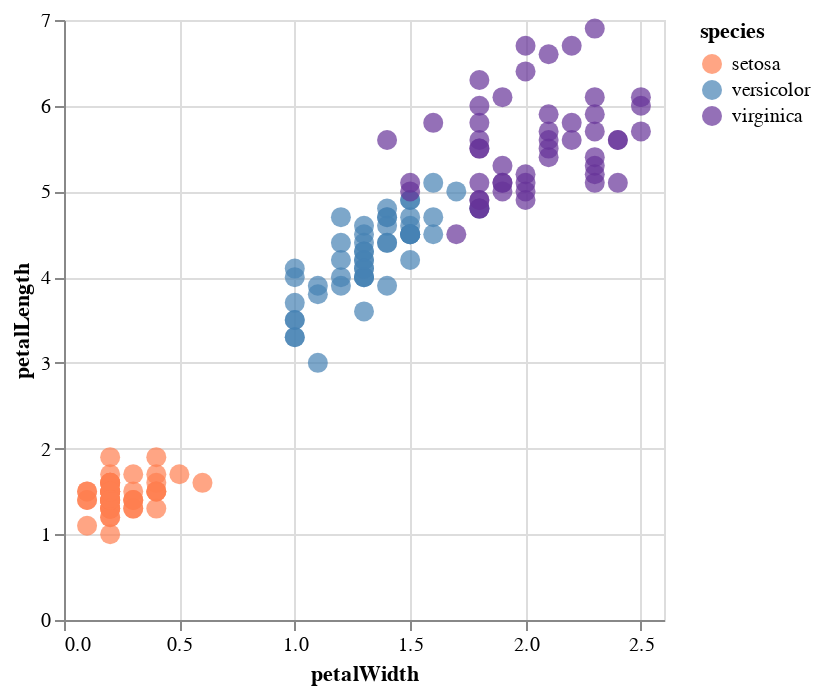

Notebook cell for this chart:
### Markdown cell above
If you don't like any of the premade colormaps,
you could make your own.
It can be really fun to experiment with different colors
and I encourage you do to so.
However,
please keep in mind that the existing colorscales
have had a lot of knowledge and consideration going into them,
so there are good reasons to use them for your final versions of plots
especially for communication purposes,
at least until you have gotten more knowledgeable about these topics yourself.

:::{margin} Factual tidbit
As a reminder that there are many human elements in the creation of the computational tools we use,
I invite you to read up on [the touching and sad backstory of the color "rebeccapurple"](https://medium.com/@valgaze/the-hidden-purple-memorial-in-your-web-browser-7d84813bb416)
:::

Below I use three colors by name,
you can see [all the available names in the first image here](https://stackoverflow.com/a/37232760/2166823).
You can also specify colors directly from hex codes,
these are defines over `#000000` for black ("zero color")
to `#ffffff` for white ("full color")
(example with ggplot below).
This is very useful when trying to replicate a plot that someone else has done,
you can use a color picker tool in gimp, paint, or similar,
to get the exact HTML code from an image,
and then use it in your plot as a string.
If you don't have any software with that functionality installed,
you can use [this online color picker tools](https://stackoverflow.com/a/37232760/2166823).

### Code cell
colors = ['coral', 'steelblue', 'rebeccapurple']
alt.Chart(iris).mark_circle(size=100).encode(
    x='petalWidth',
    y='petalLength',
    color=alt.Color('species').scale(range=colors)
)

### Figure 1 — Vega specification as saved in the notebook (floating-point values rounded to 4 significant figures; data arrays with more than 128 entries replaced by an {"elided": "..."} marker saying what was removed)
{"$schema": "https://vega.github.io/schema/vega/v5.json", "data": [{"name": "source_0", "values": {"elided": "150 records"}}, {"name": "source_0_x_domain_petalWidth", "values": [{"min": 0.1, "max": 2.5}]}, {"name": "source_0_y_domain_petalLength", "values": [{"min": 1.0, "max": 6.9}]}, {"name": "source_0_color_domain_species", "values": [{"species": "setosa"}, {"species": "versicolor"}, {"species": "virginica"}]}], "marks": [{"type": "symbol", "name": "marks", "from": {"data": "source_0"}, "encode": {"update": {"y": {"field": "petalLength", "scale": "y"}, "size": {"value": 100}, "shape": {"value": "circle"}, "fill": {"field": "species", "scale": "color"}, "opacity": {"value": 0.7}, "x": {"field": "petalWidth", "scale": "x"}}}, "style": ["circle"]}], "scales": [{"name": "x", "type": "linear", "domain": [{"signal": "(data(\"source_0_x_domain_petalWidth\")[0] || {}).min"}, {"signal": "(data(\"source_0_x_domain_petalWidth\")[0] || {}).max"}], "range": [0, {"signal": "width"}], "zero": true, "nice": true}, {"name": "y", "type": "linear", "domain": [{"signal": "(data(\"source_0_y_domain_petalLength\")[0] || {}).min"}, {"signal": "(data(\"source_0_y_domain_petalLength\")[0] || {}).max"}], "range": [{"signal": "height"}, 0], "zero": true, "nice": true}, {"name": "color", "type": "ordinal", "domain": {"data": "source_0_color_domain_species", "field": "species", "sort": true}, "range": ["coral", "steelblue", "rebeccapurple"]}], "axes": [{"scale": "x", "tickCount": {"signal": "ceil(width/40)"}, "ticks": false, "grid": true, "maxExtent": 0, "orient": "bottom", "aria": false, "labels": false, "zindex": 0, "gridScale": "y", "minExtent": 0, "domain": false}, {"scale": "y", "aria": false, "zindex": 0, "tickCount": {"signal": "ceil(height/40)"}, "ticks": false, "labels": false, "minExtent": 0, "domain": false, "grid": true, "orient": "left", "gridScale": "x", "maxExtent": 0}, {"scale": "x", "title": "petalWidth", "tickCount": {"signal": "ceil(width/40)"}, "zindex": 0, "orient": "bottom", "labelOverlap": true, "grid": false, "labelFlush": true}, {"scale": "y", "orient": "left", "labelOverlap": true, "tickCount": {"signal": "ceil(height/40)"}, "title": "petalLength", "zindex": 0, "grid": false}], "background": "white", "padding": 5, "style": "cell", "height": 300, "legends": [{"fill": "color", "symbolType": "circle", "title": "species", "encode": {"symbols": {"update": {"opacity": {"value": 0.7}}}}}], "width": 300}
